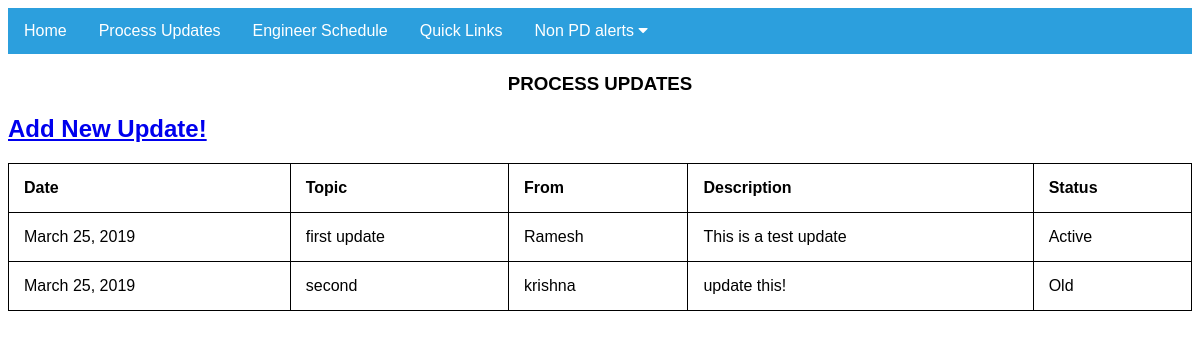
The app's page /updates/updates_list/ with its own data.
### updates/models.py (models this page shows)
class Update(models.Model):
    Date = models.DateTimeField(null=False)
    Topic = models.CharField(max_length=100,null=False)
    From = models.CharField(max_length=100,null=False)
    Description = models.TextField(null=True, blank=False)
    Status = models.TextField(null=False, default='Active')

### updates/views.py (the view)
def updates_list(request):
    updates = Update.objects.all()
    return render(request,'updates/updates_list.html',{'updates':updates})

### updates/templates/updates/updates_list.html (shortened to what this page needs)
<!DOCTYPE html>
{% extends 'base.html' %}
{% block content %}
<html>
<head>
</head>
<body>
<h3 style="color:Black;text-align:center">PROCESS UPDATES<h3>
<h2><a href="{% url 'updates:process_updates' %}">Add New Update!</a></button></h2>
<table style="width:100%">
  <tr>
    <th>Date</th>
    <th>Topic</th>
    <th>From</th>
    <th>Description</th>
    <th>Status</th>
  </tr>
{% for update in updates.all %}
<tr>
  <td>{{ update.Date | date }}</td>
  <td>{{ update.Topic }}</td>
  <td>{{ update.From }}</td>
  <td>{{ update.Description }}</td>
  <td>{{ update.Status }}</td>
</tr>
{% endfor %}
</table>
<br>
</body>
{% endblock %}

### templates/base.html (style rules this page uses)
body { font-family: Arial, Helvetica, sans-serif; }

### updates/templates/updates/updates_list.html (style rules this page uses)
table, th, td { border: 1px solid black; border-collapse: collapse; }
th, td { padding: 15px; text-align: left; }

### records on screen
Update: Date "March 25, 2019", Topic "first update", From "Ramesh", Description "This is a test update", Status "Active"
Update: Date "March 25, 2019", Topic "second", From "krishna", Description "update this!", Status "Old"
